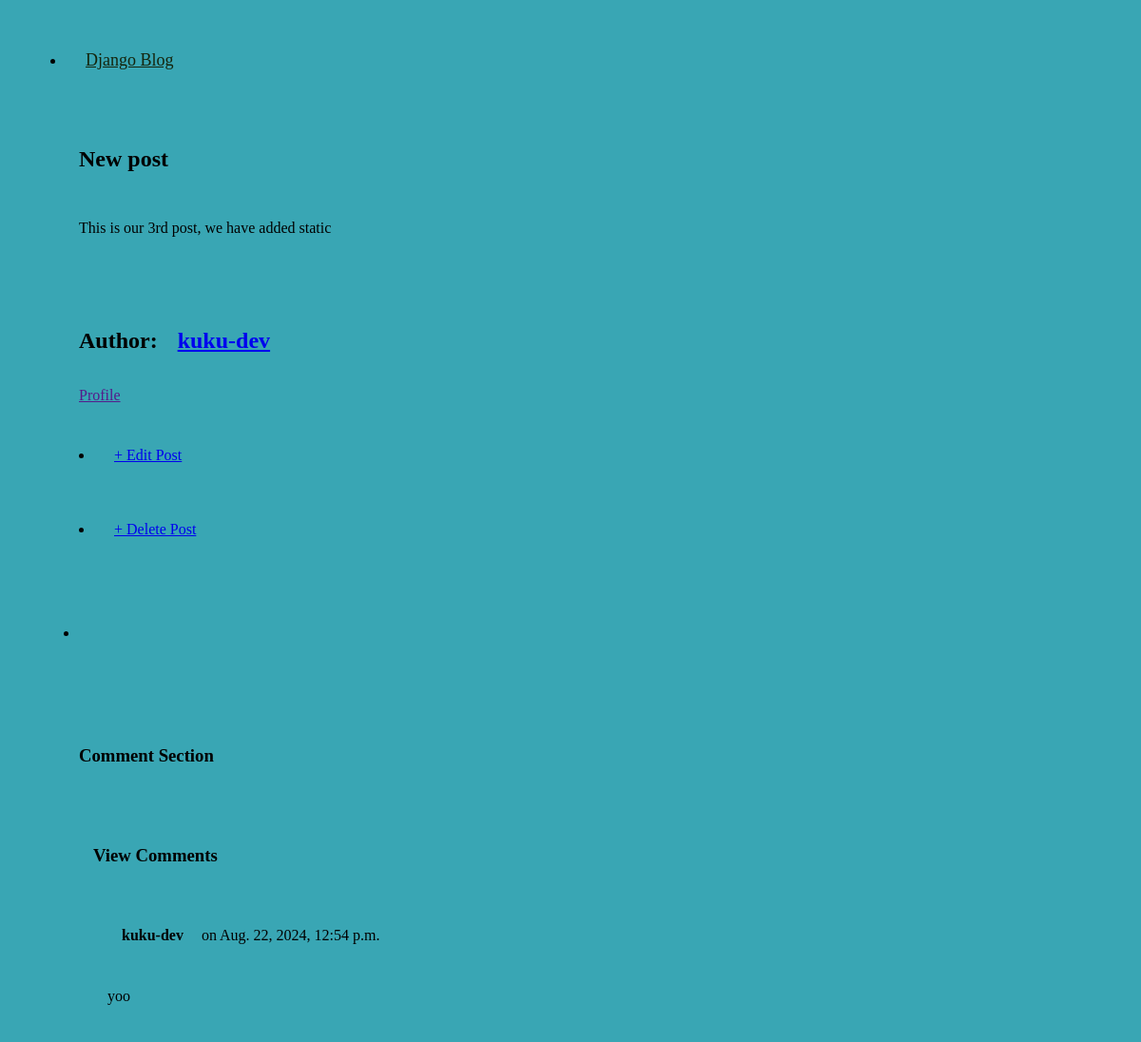
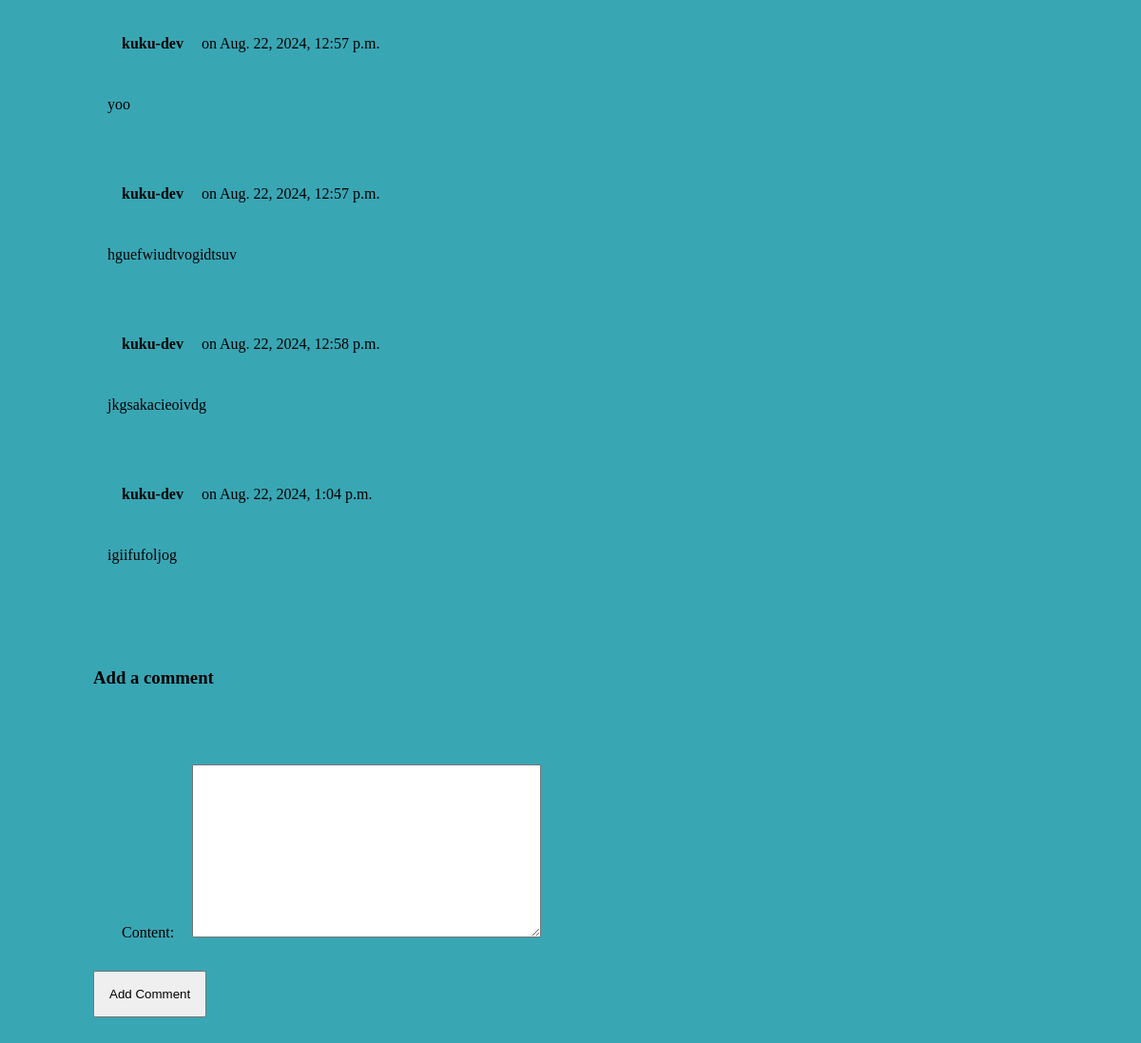
Screenshot of /post/3/ with the database file from the repository (2 pictures, top to bottom).
### blog/models.py (models this page shows, shortened)
class Post(models.Model):
  title = models.CharField(max_length=200)
  author = models.ForeignKey(
    'auth.User',
    on_delete=models.CASCADE
    )
  body = models.TextField()

class Comment(models.Model):
  post = models.ForeignKey(Post, on_delete=models.CASCADE, related_name='comments')
  author = models.ForeignKey(User, on_delete=models.CASCADE)
  content = models.TextField()
  created_at = models.DateTimeField(auto_now_add=True)

### blog/views.py (the view, shortened to what this page needs)
# urls.py: path("post/<int:pk>/", BlogDetailView.as_view(), name="post_detail"),
class BlogDetailView(FormMixin, DetailView):
  model = Post
  template_name = 'post_detail.html'
  form_class = CommentForm
  def get_context_data(self, **kwargs):
    context = super().get_context_data(**kwargs)
    context['comments'] = self.object.comments.all()
    if 'form' not in context:
      context['form'] = self.get_form()
    return context

### blog/forms.py
class CommentForm(ModelForm):
    class Meta:
        model = Comment
        fields = [ 'content']

### Templates/post_detail.html (shortened to what this page needs)
{% extends 'base.html' %}
{% block content %}
<div class="post-entry">
    <h2>{{ post.title }}</h2>
    <p>{{ post.body }}</p>
</div>
<div>
    <h2>Author: <a href="{% url 'profile' %}">{{ post.author }}</a></h2>
    <a href="">Profile</a>
</div>
<div>
    <li><a href="{% url 'post_edit' post.pk %}">+ Edit Post</a></li>
</div>
<div>
    <li><a href="{% url 'post_delete' post.pk %}">+ Delete Post</a></li>
</div>
<div>
    <ul><li><a href=""></a></li></ul>
</div>
<div>
    <h3>Comment Section</h3>
    <div>
        <h3>View Comments</h3>
        {% for comment in comments %}
        <div class="comment">
            <div class="comment-meta">
                <strong>{{ comment.author }}</strong>
                on {{ comment.created_at }}
            </div>
            <p>{{ comment.content }}</p>
        </div>
        {% empty %}
        <p>No comments yet .....</p>
        {% endfor %}
        </div>
    <div>
        <h3>Add a comment</h3>
        <form action="" method="post">
            {{ form.as_p }}
            <button type="submit">
                Add Comment</button>
        </form>
    </div>
</div>
{% endblock content %}

### Templates/base.html (shortened to what this page needs)
<!DOCTYPE html>
{% load static %}
<html lang="en">
<head>
  <link rel="stylesheet" href="{% static 'style.css' %}">
</head>
<body>
  <li>
    <a class="title" href="{% url 'home' %}"> Django Blog </a>
  </li>
  <div>
    {% block content %}
    {% endblock content %}
  </div>
</body>
</html>

### static/style.css (style rules this page uses)
* { box-sizing: border-box; padding: 15px; }
body { background-color: rgb(57, 166, 180); color: black; }
.title { color: rgb(20, 37, 13); font-size: large; }

### rows the page displays
Post: title "New post", body "This is our 3rd post, we have added static", author "kuku-dev"
Comment: author "kuku-dev", created_at "Aug. 22, 2024, 12:54 p.m.", content "yoo"
Comment: author "kuku-dev", created_at "Aug. 22, 2024, 12:57 p.m.", content "yoo"
Comment: author "kuku-dev", created_at "Aug. 22, 2024, 12:57 p.m.", content "hguefwiudtvogidtsuv"
Comment: author "kuku-dev", created_at "Aug. 22, 2024, 12:58 p.m.", content "jkgsakacieoivdg"
Comment: author "kuku-dev", created_at "Aug. 22, 2024, 1:04 p.m.", content "igiifufoljog"
